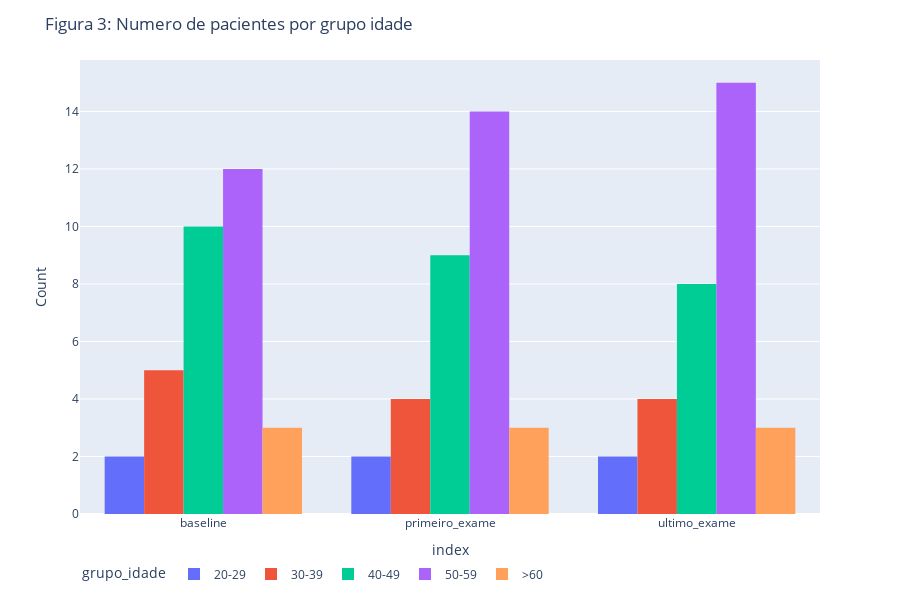

Here is the notebook cell this chart was saved with:
### Markdown cell above
#### Numero de pacientes por grupo idade

### Code cell
pd.options.plotting.backend = "plotly"
fig = pd.concat([df_baseline.groupby("grupo_idade")[["grupo_idade"]].count(),
                 df_primeiro_exame.groupby("grupo_idade")[["grupo_idade"]].count(),
                 df_ultimo_exame.groupby("grupo_idade")[["grupo_idade"]].count()],axis=1)
fig.columns = ["baseline","primeiro_exame","ultimo_exame"]
# fig = fig["baseline"].plot.bar(x=fig.columns, color=fig.index)
fig = fig.T
print(fig)
fig = px.histogram(fig, x=fig.index, y=fig.columns, barmode='group',
            #  color='smoker', barmode='group',
             height=400)

fig.update_layout(
    title = "Figura 3: Numero de pacientes por grupo idade",
    dragmode="zoom",
    hovermode="x",
    legend=dict(orientation="h"),
    height=600,
    # legend = dict(traceorder="reversed"),
    # template = "plotly_dark",
)

# fig.update_xaxes(title = "grupo_idade")
fig.update_yaxes(title_text="Count")

fig.show()
fig.write_image("../reports/figures/pacientes_grupo_idade.png")

### Figure 1 — Plotly figure (JSON) as saved in the notebook; plotly's stock layout.template omitted (floating-point values rounded to 4 significant figures)
{"data": [{"alignmentgroup": "True", "bingroup": "x", "histfunc": "sum", "hovertemplate": "grupo_idade=20-29<br>index=%{x}<br>sum of value=%{y}<extra></extra>", "legendgroup": "20-29", "marker": {"color": "#636efa", "pattern": {"shape": ""}}, "name": "20-29", "offsetgroup": "20-29", "orientation": "v", "showlegend": true, "type": "histogram", "x": ["baseline", "primeiro_exame", "ultimo_exame"], "xaxis": "x", "y": [2, 2, 2], "yaxis": "y"}, {"alignmentgroup": "True", "bingroup": "x", "histfunc": "sum", "hovertemplate": "grupo_idade=30-39<br>index=%{x}<br>sum of value=%{y}<extra></extra>", "legendgroup": "30-39", "marker": {"color": "#EF553B", "pattern": {"shape": ""}}, "name": "30-39", "offsetgroup": "30-39", "orientation": "v", "showlegend": true, "type": "histogram", "x": ["baseline", "primeiro_exame", "ultimo_exame"], "xaxis": "x", "y": [5, 4, 4], "yaxis": "y"}, {"alignmentgroup": "True", "bingroup": "x", "histfunc": "sum", "hovertemplate": "grupo_idade=40-49<br>index=%{x}<br>sum of value=%{y}<extra></extra>", "legendgroup": "40-49", "marker": {"color": "#00cc96", "pattern": {"shape": ""}}, "name": "40-49", "offsetgroup": "40-49", "orientation": "v", "showlegend": true, "type": "histogram", "x": ["baseline", "primeiro_exame", "ultimo_exame"], "xaxis": "x", "y": [10, 9, 8], "yaxis": "y"}, {"alignmentgroup": "True", "bingroup": "x", "histfunc": "sum", "hovertemplate": "grupo_idade=50-59<br>index=%{x}<br>sum of value=%{y}<extra></extra>", "legendgroup": "50-59", "marker": {"color": "#ab63fa", "pattern": {"shape": ""}}, "name": "50-59", "offsetgroup": "50-59", "orientation": "v", "showlegend": true, "type": "histogram", "x": ["baseline", "primeiro_exame", "ultimo_exame"], "xaxis": "x", "y": [12, 14, 15], "yaxis": "y"}, {"alignmentgroup": "True", "bingroup": "x", "histfunc": "sum", "hovertemplate": "grupo_idade=>60<br>index=%{x}<br>sum of value=%{y}<extra></extra>", "legendgroup": ">60", "marker": {"color": "#FFA15A", "pattern": {"shape": ""}}, "name": ">60", "offsetgroup": ">60", "orientation": "v", "showlegend": true, "type": "histogram", "x": ["baseline", "primeiro_exame", "ultimo_exame"], "xaxis": "x", "y": [3, 3, 3], "yaxis": "y"}], "layout": {"barmode": "group", "dragmode": "zoom", "height": 600, "hovermode": "x", "legend": {"orientation": "h", "title": {"text": "grupo_idade"}, "tracegroupgap": 0}, "margin": {"t": 60}, "title": {"text": "Figura 3: Numero de pacientes por grupo idade"}, "xaxis": {"anchor": "y", "domain": [0, 1], "title": {"text": "index"}}, "yaxis": {"anchor": "x", "domain": [0, 1], "title": {"text": "Count"}}}}
